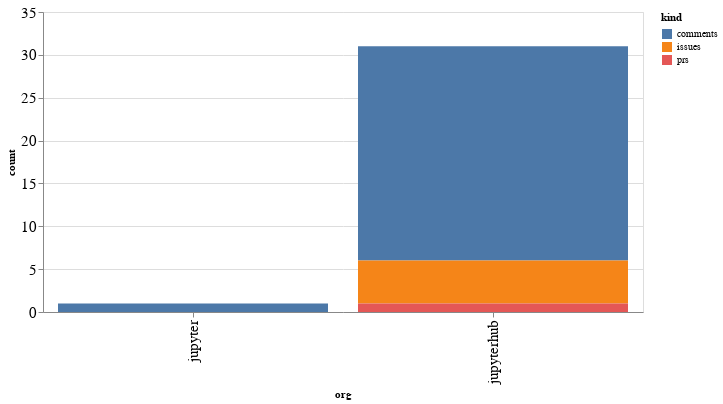

Notebook code cell kept with this figure:
### Code cell
alt.Chart(org_summaries, width=600).mark_bar().encode(
    x='org',
    y='count',
    color='kind',
    tooltip="org"
)

### Figure 1 — Vega-Lite specification as saved in the notebook (floating-point values rounded to 4 significant figures)
{"config": {"axisLeft": {"labelFontSize": 15}, "axisBottom": {"labelFontSize": 15}}, "data": {"name": "data-829cd95ece3c15321586509bb5c7774b"}, "mark": "bar", "encoding": {"color": {"type": "nominal", "field": "kind"}, "tooltip": {"type": "nominal", "field": "org"}, "x": {"type": "nominal", "field": "org"}, "y": {"type": "quantitative", "field": "count"}}, "width": 600, "$schema": "https://vega.github.io/schema/vega-lite/v4.8.1.json", "datasets": {"data-829cd95ece3c15321586509bb5c7774b": [{"org": "jupyter", "kind": "comments", "count": 1}, {"org": "jupyterhub", "kind": "comments", "count": 25}, {"org": "jupyterhub", "kind": "issues", "count": 5}, {"org": "jupyterhub", "kind": "prs", "count": 1}]}}
